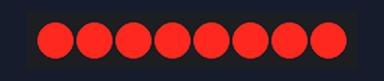
A program run on a simulated Arduino Pro Mini, built with avr-gcc and run on an emulated ATmega328P. Parts: 8 shift-register outputs drawn as a row of LEDs (first output left, lit = HIGH). Wiring (inferred from the names in the program): shift register (74HC595): data pin 2; shift clock pin 4; latch pin 3. Wiring (inferred from the signals the program sends): row of LEDs: on Q0, Q1, Q2, Q3, Q4, Q5, Q6, Q7.

Above: at 0.2 s.
At 1.7 s:
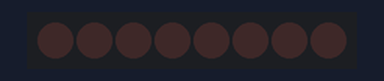
Timing chart, 0 to 3.0 s (numbered marks = the images above):
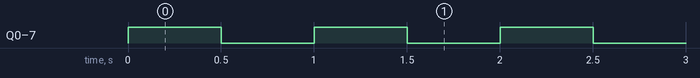

Measured:
- by itself, Q0–7: alternates HIGH for 0.50 s and LOW for 0.50 s

The program:

main.cpp
```cpp
// G my_proj

/*
   TimeRTC.pde
   example code illustrating Time library with Real Time Clock.
   pwm -  5, 6 : 9, 10 : 11  13

	Timer0 - используется millis (), micros (), delay () и ШИМ на пинах 5 и 6
	Timer1 - используется для Servo, библиотеки WaveHC и ШИМ на пинах 9 и 10
	Timer2 - используется Tone и ШИМ на пинах 11 и 13

*/
#include <Arduino.h>
#include "NewPing.h"
//#include <Ultrasonic.h>  //Дальнометр SR04

#include <Wire.h>
#include <DS1307RTC.h>  // a basic DS1307 library that returns time as a time_t

#include "IRremote.h"
#include <DHT.h>
//**************************************************************//
//  Name    : shiftOutCode, Hello World
//  Author  : Carlyn Maw,Tom Igoe, David A. Mellis
//  Date    : 25 Oct, 2006
//  Modified: 23 Mar 2010
//  Version : 2.0
//  Notes   : Программа использует один сдвиговый регистр 74HC595
//          : для вывода значений от 0 до 255
//****************************************************************

//Пин подключен к ST_CP входу 74HC595
int latchPin = 3;
//Пин подключен к SH_CP входу 74HC595
int clockPin = 4;
//Пин подключен к DS входу 74HC595
int dataPin = 2;


void setup() {
  //устанавливаем режим OUTPUT
  pinMode(latchPin, OUTPUT);
  pinMode(clockPin, OUTPUT);
  pinMode(dataPin, OUTPUT);
}

void loop() {


    // устанавливаем синхронизацию "защелки" на LOW
    digitalWrite(latchPin, LOW);
    // передаем последовательно на dataPin
    shiftOut(dataPin, clockPin, MSBFIRST, 255);

    //"защелкиваем" регистр, тем самым устанавливая значения на выходах
    digitalWrite(latchPin, HIGH);
    // пауза перед следующей итерацией
    delay(500);
        digitalWrite(latchPin, LOW);
    // передаем последовательно на dataPin
    shiftOut(dataPin, clockPin, MSBFIRST, 0);

    //"защелкиваем" регистр, тем самым устанавливая значения на выходах
    digitalWrite(latchPin, HIGH);
    // пауза перед следующей итерацией
    delay(500);

}
```
